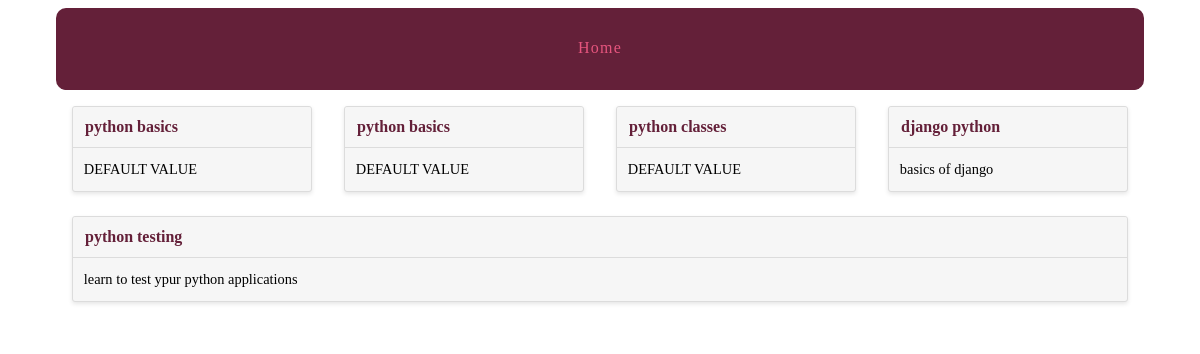
Page /courses/ on the committed database.
### courses/models.py (models this page shows, shortened)
class Course(models.Model):
    created_at = models.DateTimeField(auto_now_add = True)
    title = models.CharField(max_length = 256)
    description = models.CharField(max_length = 255, default='DEFAULT VALUE', blank=True, null=True )

### courses/views.py (the view)
def course_list(request):
    courses = Course.objects.all()
    return render(request,'courses/course_list.html',{'courses':courses})

### courses/templates/courses/course_list.html (shortened to what this page needs)
{% extends 'layout.html' %}
{% load static from staticfiles %}
{% block content %}
<div class="cards">
{% for course in courses%}
<div class="card">
  <header>
    <a href="{% url 'courses:detail' pk=course.pk %}">{{course.title}}</a>
  </header>
  <div class="card-copy">
    {{course.description}}
  </div>
</div>
{%endfor%}
</div>
{% endblock %}

### templates/layout.html (shortened to what this page needs)
{% load static from staticfiles %}
<!doctype html>
<html>
    <head>
        <link rel="stylesheet" href="{% static 'css/layout.css' %}">
    </head>
    <body>
        <div class="site-container">
            <nav>
                <a href="{% url 'hello' %}">Home</a>
            </nav>
            {% block content %}{% endblock %}
        </div>
    </body>
</html>

### assets/css/layout.css (style rules this page uses)
html { box-sizing: border-box; }
*, *::after, *::before { box-sizing: inherit; }
.site-container { max-width: 68em; margin-left: auto; margin-right: auto; }
.site-container::after { clear: both; content: ""; display: table; }
.site-container nav { width: 100%; display: table; width: 100%; table-layout: fixed; border-bottom-left-radius: 10px; border-bottom-right-radius: 10px; border-top-left-radius: 10px; border-top-right-radius: 10px; border-bottom-left-radius: 10px; border-top-left-radius: 10px; border-bottom-right-radius: 10px; border-top-right-radius: 10px; background-color: #642039; margin-bottom: 1em; overflow: hidden; }
.site-container nav a { display: table-cell; width: 8.33333%; padding: 10px; border-bottom: 2px solid #642039; color: #e6557e; letter-spacing: 0.075em; line-height: 60px; text-align: center; text-decoration: none; }
.cards { display: -webkit-box; display: -moz-box; display: box; display: -webkit-flex; display: -moz-flex; display: -ms-flexbox; display: flex; -webkit-box-lines: multiple; -moz-box-lines: multiple; box-lines: multiple; -webkit-flex-wrap: wrap; -moz-flex-wrap: wrap; -ms-flex-wrap: wrap; flex-wrap: wrap; -webkit-box-pack: justify; -moz-box-pack: justify; box-pack: justify; -webkit-justify-content: space-between; -moz-justify-content: space-between; -ms-justify-content: space-between; -o-justify-content: space-between; justify-content: space-between; -ms-flex-pack: justify; }
.card { -webkit-flex-basis: 15em; -moz-flex-basis: 15em; flex-basis: 15em; -ms-flex-preferred-size: 15em; -webkit-flex-grow: 1; -moz-flex-grow: 1; flex-grow: 1; -ms-flex-positive: 1; -webkit-transition: all 0.2s ease-in-out; -moz-transition: all 0.2s ease-in-out; transition: all 0.2s ease-in-out; background-color: #f6f6f6; border-radius: 3px; border: 1px solid gainsboro; box-shadow: 0 2px 4px #e6e6e6; margin: 0 1em 1.5em 1em; position: relative; }
.card header { -webkit-transition: all 0.2s ease-in-out; -moz-transition: all 0.2s ease-in-out; transition: all 0.2s ease-in-out; background-color: #f6f6f6; border-bottom: 1px solid gainsboro; border-radius: 3px 3px 0 0; font-weight: bold; line-height: 1.5em; padding: 0.5em 0.75em; }
.card header a { color: #642039; text-decoration: none; }
.card .card-copy { font-size: 0.9em; line-height: 1.5em; padding: 0.75em 0.75em; }

### rows in the picture
Course: title "python basics", description "DEFAULT VALUE"
Course: title "python basics", description "DEFAULT VALUE"
Course: title "python classes", description "DEFAULT VALUE"
Course: title "django python", description "basics of django"
Course: title "python testing", description "learn to test ypur python applications"
